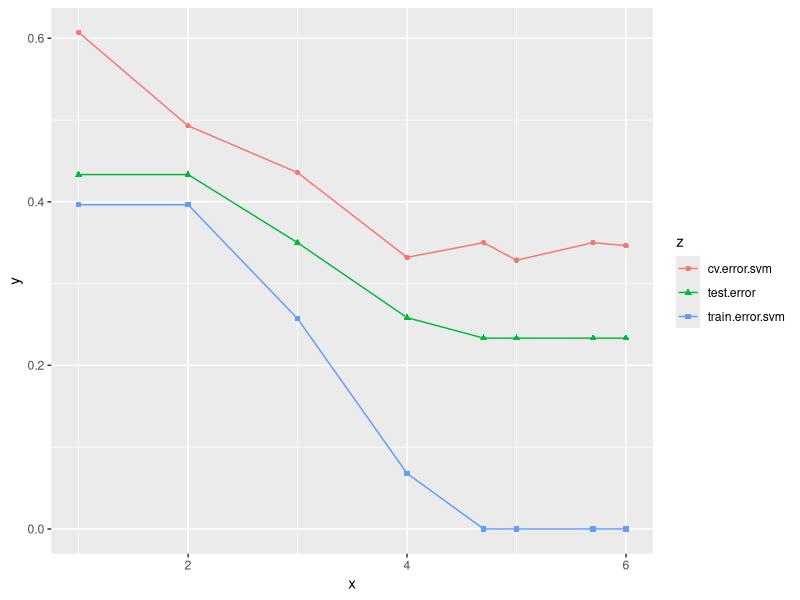
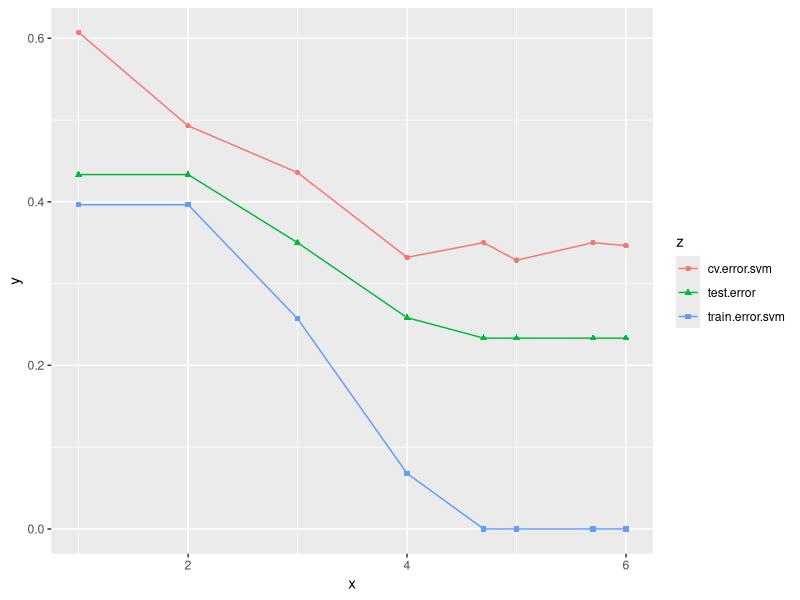

Here is the R script that generated these plots, in order:
install.packages("ggplot2")
library(ggplot2)
#plot the graph in svm
cv.error.svm<-c(0.6071,0.4929,0.4357,0.3321,0.3500,0.3286,0.3500,0.3464)
test.error.svm<-c(0.4333,0.4333,0.3500,0.2583,0.2333,0.2333,0.2333,0.2333)
train.error.svm<-c(0.3964,0.3964,0.2571,0.0679,0,0,0,0)
err.svm<-data.frame(x=log10(c(10, 10^2, 10^3, 10^4, 5*10^4, 10^5, 5*10^5, 10^6)),y=c(cv.error.svm,train.error.svm,test.error.svm),
                    z=c(rep("cv.error.svm",8),rep("train.error.svm",8),rep("test.error",8)))
p.svm <- ggplot(data=err.svm, mapping=aes(x=x, y=y, shape=z,colour=z))
p.svm+geom_point()+geom_line()
ggsave("123.png")
